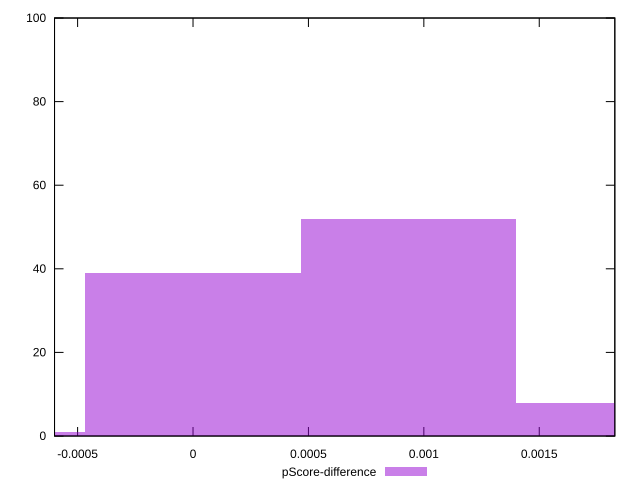

Recreate this plot in gnuplot.
reset

$pScoreDifference <<EOF
0 39
0.0018676327244911987 8
0.0009338163622455994 52
-0.0009338163622455994 1
EOF

set key outside below
set boxwidth 0.0009338163622455994
set xrange [-0.0006000085131490085:0.001827387405285652]
set yrange [0:100]
set trange [0:100]
set style fill transparent solid 0.5 noborder
set terminal svg size 640, 490 enhanced background rgb 'white'
set output "reports/report_00030_2021-02-24T20-42-31.540Z/largest-contentful-paint/samples/agenda/pScore-difference/histogram.svg"

plot $pScoreDifference title "pScore-difference" with boxes

reset
